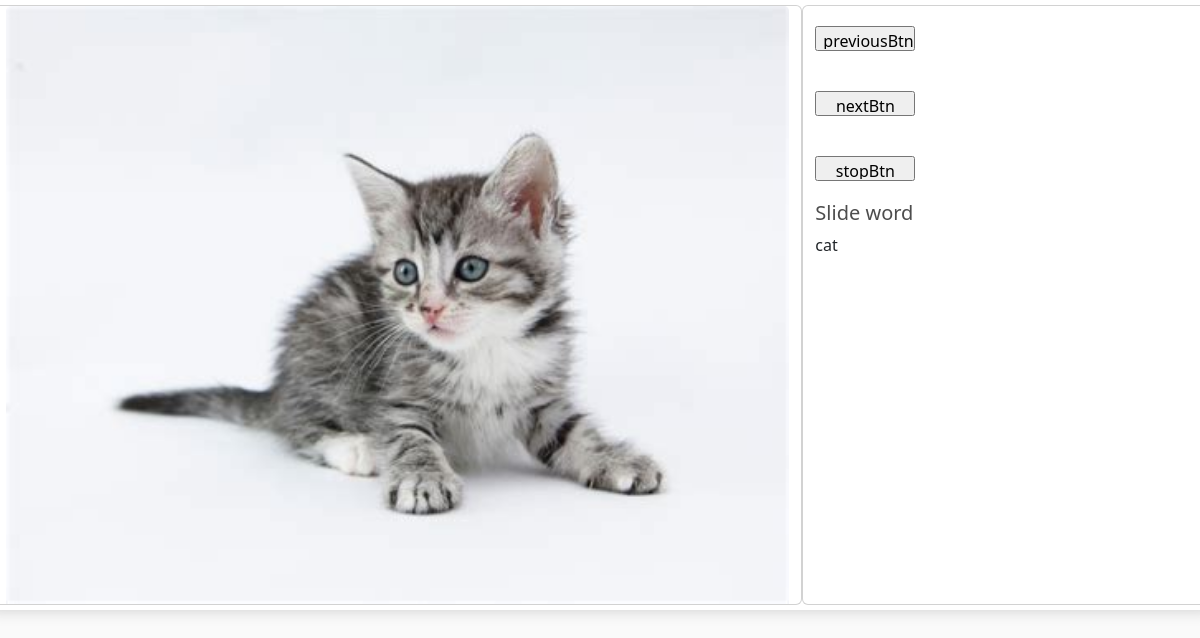
The page /slide/ (signed in) on the database its author committed.
### web_training/models.py (models this page shows, shortened)
class Vocabulary(models.Model):
    name = models.CharField(max_length=255, unique=True, verbose_name='Tên từ vựng')
    image = models.ImageField(upload_to='vocabulary_images/', blank=True, null=True, verbose_name='Hình ảnh')
    english_definition = models.TextField(verbose_name='Giải thích Anh-Anh')
    english_to_vietnamese_definition = models.TextField(verbose_name='Giải thích Anh-Việt')
    example = models.CharField(max_length=255,blank=True)
    class Meta:
        verbose_name = 'Từ vựng'
        verbose_name_plural = 'Từ vựng'

### web_training/views.py (the view)
# urls.py: path('slide/', views.slide,name='slide'),
def slide(request):
    vocas = Vocabulary.objects.all()
    first_voca = None
    date_joined = request.user.date_joined
    if vocas.exists():
        first_voca = vocas[0]
    context = {'vocas':vocas,'first_voca':first_voca,'date_joined':date_joined}
    return render(request,'slide.html',context)

### web_training/templates/slide.html (shortened to what this page needs)
{% extends 'base1.html' %}
{% load static %}
{% block slider %}
<div class="row box-element">
    <div class="col-md-8 card">
      <img id="sky" name="sky_3" class="card-img-top" style="" src="{{first_voca.image.url}}" alt="not_found">
    </div>
    <div class="col-md-4 card">
        <input type="button" id="previousBtn" name="previousBtn" value="previousBtn" style="margin:20px 0 20px;width:100px;height:25px">
        <input type="button" id="nextBtn" name="nextBtn" value="nextBtn" style="margin:20px 0 20px;width:100px;height:25px">
        <input type="button" id="stopBtn" name="stopBtn" value="stopBtn" style="margin:20px 0 20px;width:100px;height:25px">
        <h5>Slide word</h5>
        <p id="textAreaSpeak" class="card-text" rows="4" cols="50">{{first_voca.name}}</p>
    </div>
</div>
{% endblock slider %}

### web/static/web/css/main.css (style rules this page uses)
body { background-color: hsl(0, 0%, 98%); }
h1,h2,h3,h4,h5,h6 { color:hsl(0, 0%, 30%); }
.box-element { box-shadow:hsl(0, 0%, 80%) 0 0 16px; background-color: #fff; border-radius: 4px; padding: 5px; }

### rows shown on the page
Vocabulary: image (picture), name "cat"
